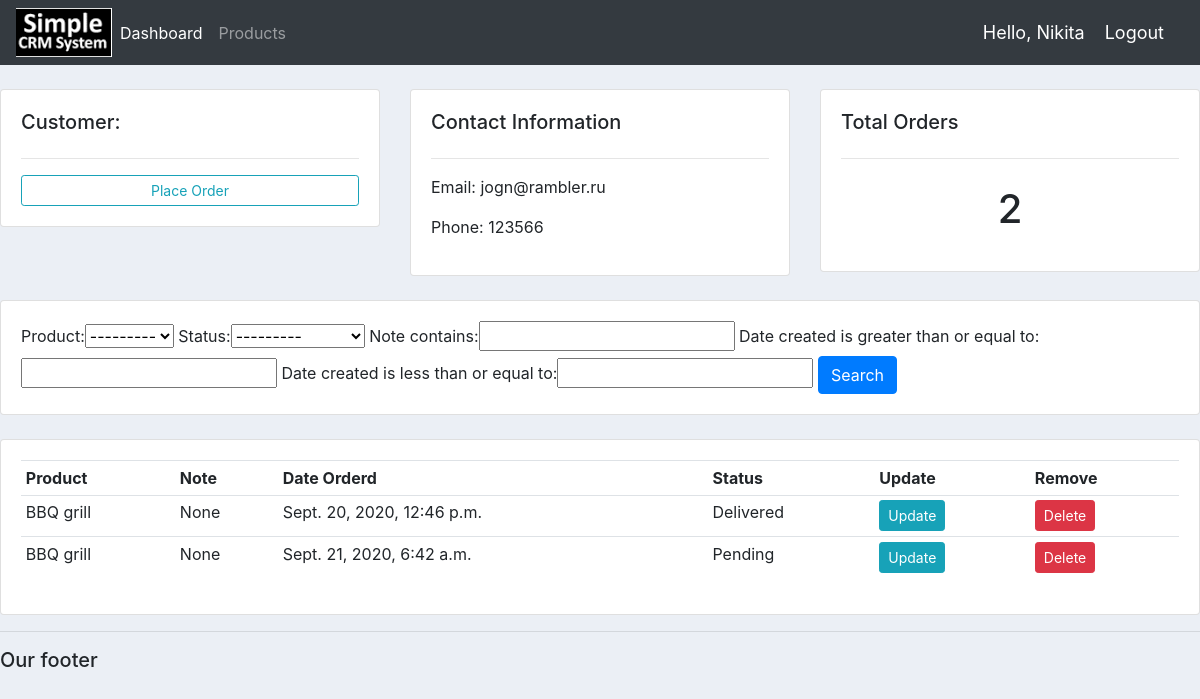
The page /customer/2/ (signed in) on the database its author committed.
### crm_app/models.py (models this page shows, shortened)
class Customer(models.Model):
    user = models.OneToOneField(User, null = True, blank = True, on_delete = models.CASCADE)
    name = models.CharField(max_length = 200, null = True)
    phone = models.CharField(max_length = 200, null = True)
    email = models.CharField(max_length = 200, null = True)
    profile_pic = models.ImageField(default = "logo4.jpg", null = True, blank = True)
    date_created = models.DateTimeField(auto_now_add= True, null = True)

class Order(models.Model):
    STATUS = (
        ('Pending', 'Pending'),
        ('Out of delivery', 'Out of delivery'),
        ('Delivered', 'Delivered'),
        )
    customer = models.ForeignKey(Customer, null = True, on_delete = models.SET_NULL)
    product = models.ForeignKey(Product, null = True, on_delete = models.SET_NULL)
    date_created = models.DateTimeField(auto_now_add= True, null = True)
    status = models.CharField(max_length = 200, null = True, choices = STATUS)
    note = models.CharField(max_length= 1000, null =True)

class Product(models.Model):
    CATEGORY = (
        ('Indoor', 'Indoor'),
        ('Out Door', 'Out Door'),
        )
    name = models.CharField(max_length = 200, null = True)
    price = models.FloatField(null = True)
    category = models.CharField(max_length = 200, null = True, choices = CATEGORY)
    desciption = models.CharField(max_length = 200, null = True, blank = True)
    date_created = models.DateTimeField(auto_now_add= True, null = True)
    tags = models.ManyToManyField(Tag)
    def __str__(self):
        return self.name

### crm_app/decorators.py (the view)
        def wapper_func(request, *args, **kwargs):
            group = None
            if request.user.groups.exists():
                group = request.user.groups.all()[0].name
            if group in allowed_roles:
                return view_func(request, *args, **kwargs)
            else:
                return HttpResponse("You are not authorized to view this page")

### crm_app/views.py (called while the page is built)
@login_required(login_url = 'login')
@allowed_users(allowed_roles=['admin'])
def customer(request, pk_test):
    customer = Customer.objects.get(id = pk_test)
    orders = customer.order_set.all()
    order_count = orders.count()
    myFilter = OrderFilter(request.GET, queryset = orders)
    orders = myFilter.qs
    context = {'customer': customer, 'orders': orders, 'order_count': order_count,
    'myFilter': myFilter}
    return render(request,'crm_app/customer.html', context)

### crm_app/templates/crm_app/customer.html
{% extends 'crm_app/main.html' %}
{% block content %}
<br>
<div class="row">
	<div class="col-md">
		<div class="card card-body">
			<h5>Customer:</h5>
			<hr>
			<a class="btn btn-outline-info  btn-sm btn-block" href="{% url 'create_order' customer.id %}">Place Order</a>
		</div>
	</div>
	<div class="col-md">
		<div class="card card-body">
			<h5>Contact Information</h5>
			<hr>
			<p>Email: {{customer.email}}</p>
			<p>Phone: {{customer.phone}}</p>
		</div>
	</div>
	<div class="col-md">
		<div class="card card-body">
			<h5>Total Orders</h5>
			<hr>
			<h1 style="text-align: center;padding: 10px">{{order_count}}</h1>
		</div>
	</div>
</div>
<br>
<div class="row">
	<div class="col">
		<div class="card card-body">
			<form method="get">
				{{myFilter.form}}
		    <button class="btn btn-primary" type="submit">Search</button>
		  </form>
		</div>
	</div>
</div>
<br>
<div class="row">
	<div class="col-md">
		<div class="card card-body">
			<table class="table table-sm">
				<tr>
					<th>Product</th>
					<th>Note</th>
					<th>Date Orderd</th>
					<th>Status</th>
					<th>Update</th>
					<th>Remove</th>
				</tr>
				{% for order in orders %}
				<tr>
					<td>{{order.product}}</td>
					<td>{{order.note}}</td>
					<td>{{order.date_created}}</td>
					<td>{{order.status}}</td>
					<td><a class="btn btn-sm btn-info" href="{% url 'update_order' order.id %}">Update</a></td>
					<td><a class="btn btn-sm btn-danger" href="{% url 'delete_order' order.id %}">Delete</a></td>
				</tr>
				{%  endfor %}
			</table>
		</div>
	</div>
</div>
{% endblock %}

### crm_app/templates/crm_app/navbar.html (shortened to what this page needs)
{% load static %}
<nav class="navbar navbar-expand-lg navbar-dark bg-dark">
  <img src="{% static 'images/logo.png' %}">
    <div class="collapse navbar-collapse" id="navbarNav">
      <ul class="navbar-nav">
        {% if request.user.is_staff %}
        <li class="nav-item active">
          <a class="nav-link" href="{% url 'home' %}">Dashboard</a>
        </li>
        <li class="nav-item">
          <a class="nav-link" href="{% url 'products' %}">Products</a>
        </li>
        {% else %}
        <li class="nav-item">
         <a class="nav-link" href="{% url 'account' %}">Settings</a>
       </li>
        {% endif %}
      </ul>
    </div>
    <span class = "hello-msg">Hello, {{request.user}}</span>
    <span ><a class = "hello-msg" href = "{% url 'logout' %}">Logout</a></span>
  </nav>

### static/css/main.css (style rules this page uses)
body { background-color: #ebeff5; }

### crm_app/templates/crm_app/navbar.html (style rules this page uses)
.hello-msg { font-size: 18px; color: white; margin-right: 20px; }

### rows shown on the page
Customer: email "jogn@rambler.ru", phone "123566"
Order: product "BBQ grill", note "None", date_created "Sept. 20, 2020, 12:46 p.m.", status "Delivered"
Order: product "BBQ grill", note "None", date_created "Sept. 21, 2020, 6:42 a.m.", status "Pending"

### other values the page prints
{{ request.user }} "Nikita"
{{ order_count }} "2"
